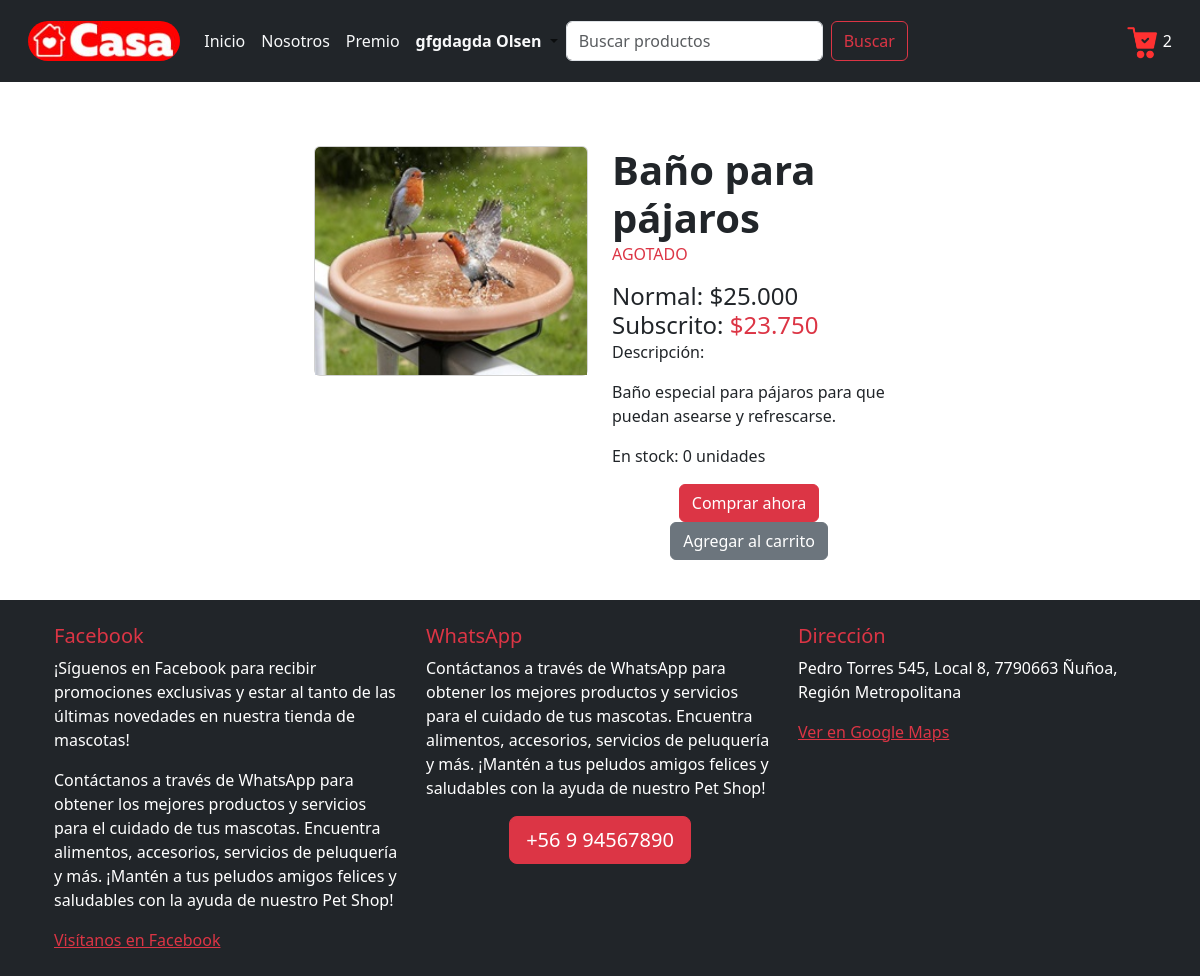
The page /ficha/15 (signed in) on the database its author committed.
### core/models.py (models this page shows, shortened)
class Producto(models.Model):
    categoria = models.ForeignKey(Categoria, on_delete=models.DO_NOTHING, verbose_name='Categoría')
    nombre = models.CharField(max_length=100, blank=False, null=False, verbose_name='Nombre producto')
    descripcion = models.CharField(max_length=400, blank=False, null=False, verbose_name='Descripción')
    precio = models.IntegerField(blank=False, null=False, verbose_name='Precio')
    descuento_subscriptor = models.IntegerField(
        validators=[MinValueValidator(0), MaxValueValidator(100)],
        blank=False,
        null=False,
        verbose_name='% Descuento subscriptor'
    )
    descuento_oferta = models.IntegerField(
        validators=[MinValueValidator(0), MaxValueValidator(100)],
        blank=False,
        null=False,
        verbose_name='% Descuento oferta'
    )
    imagen = models.ImageField(upload_to='productos/', blank=False, null=False, verbose_name='Imagen')
    class Meta:
        db_table = 'Producto'
        verbose_name = "Producto"
        verbose_name_plural = "Productos"
        ordering = ['categoria', 'nombre']

### core/views.py (the view)
# urls.py: path('ficha/<producto_id>', ficha, name='ficha'),
def ficha(request, producto_id):
    context = obtener_info_producto(producto_id)
    return render(request, 'core/ficha.html', context)

### core/context_processors.py (called while the page is built)
def registrar_carrito(request):
    mostrar_carrito = False
    cantidad_productos = 0
    if request.user.is_authenticated:
        if request.user.perfil.tipo_usuario == 'Cliente':
            cantidad_productos = Carrito.objects.filter(cliente=request.user.perfil).count()
            mostrar_carrito = cantidad_productos > 0
    return {
        'mostrar_carrito': mostrar_carrito,
        'cantidad_productos': cantidad_productos,
    }

def carrito_variables(request):
    if request.user.is_authenticated and hasattr(request.user, 'perfil') and request.user.perfil.tipo_usuario == 'Cliente':
        detalle_carrito = Carrito.objects.filter(cliente=request.user.perfil)
        total_a_pagar = 0
        for item in detalle_carrito:
            total_a_pagar += item.precio_a_pagar
        monto_sin_iva = int(round(total_a_pagar / 1.19))
        iva = total_a_pagar - monto_sin_iva
        return {
            'detalle_carrito': detalle_carrito,
            'monto_sin_iva': monto_sin_iva,
            'iva': iva,
            'total_a_pagar': total_a_pagar,
        }
    return {}

### core/templatetags/custom_filters.py (called while the page is built)
@register.filter
def formatear_numero(value):
    value = round(value)
    value = f'{value:,}'
    value = value.replace(',', '.')
    return value

@register.filter
def formatear_dinero(value):
    value = round(value)
    value = f'${value:,}'
    value = value.replace(',', '.')
    return value

@register.filter
def formatear_porcentaje(value):
    return f'{value}%'

### core/views.py (called while the page is built)
def calcular_precios_producto(producto):
    precio_normal = producto.precio
    precio_oferta = producto.precio * (100 - producto.descuento_oferta) / 100
    precio_subscr = producto.precio * (100 - (producto.descuento_oferta + producto.descuento_subscriptor)) / 100
    hay_desc_oferta = producto.descuento_oferta > 0
    hay_desc_subscr = producto.descuento_subscriptor > 0
    return precio_normal, precio_oferta, precio_subscr, hay_desc_oferta, hay_desc_subscr

### core/templates/core/ficha.html (shortened to what this page needs)
{% extends 'core/base.html' %}
{% load static %}
{% load custom_filters %}
{% block content %}
<div class="row justify-content-center pt-5">
    <div class="col-lg-3 col-md-4 col-sm-12">
        <div class="card" style="width: 100%;">
            <img src="/media/{{ imagen }}" class="card-img-top" alt="{{ nombre }}">
        </div>
    </div>
    <div class="col-lg-3 col-md-4 col-sm-12">
        <div class="card-body">
            <h1 class="card-title text-left text-dark">{{ nombre }}</h1>
            <p class="card-text text-left">{{ html_estado|safe }}</p>
            <h4 class="card-title text-left">{{ html_precio|safe }}</h4>
            <p class="card-text text-left">Descripción: </p>
            <p class="card-text text-left">{{ descripcion }}</p>
            <p class="card-text text-left">{{ html_stock|safe }}</p>
            <form method="post" id="formulario-ficha" class="text-center">
                {% if user.is_authenticated and not user.is_staff and not user.is_superuser %}
                    <button class="btn btn-danger" value="">Comprar ahora</button>
                    <a href="{% url 'agregar_producto_al_carrito' id %}" class="btn btn-secondary">Agregar al carrito</a>
                {% endif %}
            </form>
        </div>
    </div>
</div>
{% endblock content %}

### core/templates/core/base.html (shortened to what this page needs)
{% load static %}
{% load custom_filters %}
<!DOCTYPE html>
<html lang="es">
<head>
    <link rel="stylesheet" href="{% static 'core/css/style-carrito.css' %}" />
    <link rel="stylesheet" href="{% static 'core/css/base.css' %}">
    <link href="https://cdn.jsdelivr.net/npm/bootstrap@5.3.0/dist/css/bootstrap.min.css" rel="stylesheet">
    <link href="https://cdn.datatables.net/1.13.4/css/dataTables.bootstrap5.min.css" rel="stylesheet">
    <link href="{% static 'core/css/base.css'%}" rel="stylesheet">
</head>
<body>
    {% block navbar %}
      <nav class="navbar navbar-expand-lg text-bg-dark p-3">
        <div class="container-fluid">
          <a class="navbar-brand" href="{% url 'index' %}">
            <img class="rounded-pill" src="{% static 'core/images/logo.jpg' %}" style="height: 40px;;" alt="logo">
          </a>
          <div class="collapse navbar-collapse" id="navbarSupportedContent">
            <ul class="navbar-nav me-auto mb-2 mb-lg-0">
              <li class="nav-item">
                <a class="nav-link active text-light" aria-current="page" href="{% url 'index' %}">Inicio</a>
              </li>
              <li class="nav-item">
                <a class="nav-link text-light text-light" aria-current="page" href="{% url 'nosotros' %}"> Nosotros </a>
              </li>
              <li class="nav-item">
                <a class="nav-link text-light text-light" aria-current="page" href="{% url 'api' %}"> Premio </a>
              </li>
              {% if user.is_authenticated %}
                <li class="nav-item dropdown">
                  <a class="nav-link dropdown-toggle" href="#" role="button" data-bs-toggle="dropdown"
                      aria-expanded="false" href="{% url 'ingresar' %}">
                    {% if user.is_superuser %}
                      <span class="text-danger fw-bold">
                    {% elif user.is_staff %}
                      <span class="text-warning fw-bold">
                    {% else %}
                      <span class="text-light fw-bold">
                    {% endif %}
                      {{ user.first_name }} {{ user.last_name }}
                    </span>
                  </a>
                </li>
              {% endif %}
              <form method="post" action="{% url 'index' %}" class="d-flex" role="search">
                <input class="form-control me-2" type="search" placeholder="Buscar productos"
                    aria-label="Search" id="buscar" id="buscar" name="buscar">
                <button class="btn btn-outline-danger" type="submit"> Buscar </button>
              </form>
            </ul>
            <div>
            <div>
              {% if mostrar_carrito %}
                  <div class="carrito-wrapper d-flex float-end mt-1">
                    <div id="carritoNav">
                    <img src="{% static 'core/images/carritos.png' %}" width="32px">
                    {{ cantidad_productos }}
                  </div>
                </div>
              {% endif %}
            </div>
            </div>
          </div>
        </div>
      </nav>
    {% endblock navbar %}
    <div class="content m-3">
        {% block content %}
        {% endblock content %}
    </div>
    <br>
    <footer>
        <footer class="bg-dark text-white text-center text-lg-start">
          <div class="container p-4">
            <div class="row">
              <div class="col-lg-4 col-md-6 mb-4 mb-md-0">
                <h5 class="text-danger">Facebook</h5>
                <p>¡Síguenos en Facebook para recibir promociones exclusivas y estar al tanto de las últimas novedades en nuestra tienda de mascotas! </p>
                <p>Contáctanos a través de WhatsApp para obtener los mejores productos y servicios para el cuidado de tus mascotas. Encuentra alimentos, accesorios, servicios de peluquería y más. ¡Mantén a tus peludos amigos felices y saludables con la ayuda de nuestro Pet Shop!</p>
                <a href="https://www.facebook.com/TuTiendaDeMascotas" target="_blank" rel="noopener noreferrer" class="text-danger">Visítanos en Facebook</a>
              </div>
              <div class="col-lg-4 col-md-6 mb-4 mb-md-0">
                <h5 class="text-danger">WhatsApp</h5>
                <p class="font-size-lg">Contáctanos a través de WhatsApp para obtener los mejores productos y servicios para el cuidado de tus mascotas. Encuentra alimentos, accesorios, servicios de peluquería y más. ¡Mantén a tus peludos amigos felices y saludables con la ayuda de nuestro Pet Shop!</p>
                <div class="d-flex justify-content-center">
                  <a href="https://web.whatsapp.com/" class="btn btn-danger btn-lg font-weight-bold" target="_blank">+56 9 94567890</a>
                </div>
              </div>
              <div class="col-lg-4 col-md-12 mb-4 mb-md-0">
                <h5 class="text-danger">Dirección</h5>
                <p>Pedro Torres 545, Local 8, 7790663 Ñuñoa, Región Metropolitana</p>
                <a href="https://www.google.com/maps?q=Pedro+Torres+545,+Local+8,+7790663+Ñuñoa,+Región+Metropolitana" target="_blank" rel="noopener noreferrer" class="text-danger">Ver en Google Maps</a>
              </div>
            </div>
          </div>
        </footer>
    </footer>
</body>
</html>

### core/static/core/css/style-carrito.css (style rules this page uses)
.carrito-wrapper { position: relative; }
#carritoNav { cursor: pointer; }

### core/static/core/css/base.css (style rules this page uses)
h1 { color: red !important; font-weight: bolder; margin-bottom: 20px; }

### rows shown on the page
Producto: imagen (picture), nombre "Baño para pájaros", descripcion "Baño especial para pájaros para que puedan asearse y refrescarse."

### other values the page prints
{{ user.first_name }} "gfgdagda"
{{ user.last_name }} "Olsen"
{{ cantidad_productos }} "2"
{{ html_estado|safe }} "AGOTADO"
{{ html_precio|safe }} "Normal: $25.000 Subscrito: $23.750"
{{ html_stock|safe }} "En stock: 0 unidades"
